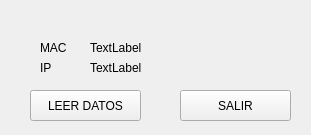
<?xml version="1.0" encoding="UTF-8"?>
<ui version="4.0">
 <class>MainWindow</class>
 <widget class="QMainWindow" name="MainWindow">
  <property name="geometry">
   <rect>
    <x>0</x>
    <y>0</y>
    <width>311</width>
    <height>135</height>
   </rect>
  </property>
  <property name="windowTitle">
   <string>MainWindow</string>
  </property>
  <widget class="QWidget" name="centralwidget">
   <widget class="QPushButton" name="leer">
    <property name="geometry">
     <rect>
      <x>30</x>
      <y>90</y>
      <width>111</width>
      <height>31</height>
     </rect>
    </property>
    <property name="text">
     <string>LEER DATOS</string>
    </property>
   </widget>
   <widget class="QPushButton" name="salir">
    <property name="geometry">
     <rect>
      <x>180</x>
      <y>90</y>
      <width>111</width>
      <height>31</height>
     </rect>
    </property>
    <property name="text">
     <string>SALIR</string>
    </property>
   </widget>
   <widget class="QLabel" name="label">
    <property name="geometry">
     <rect>
      <x>40</x>
      <y>60</y>
      <width>31</width>
      <height>16</height>
     </rect>
    </property>
    <property name="text">
     <string>IP</string>
    </property>
   </widget>
   <widget class="QLabel" name="label_2">
    <property name="geometry">
     <rect>
      <x>40</x>
      <y>40</y>
      <width>31</width>
      <height>16</height>
     </rect>
    </property>
    <property name="text">
     <string>MAC</string>
    </property>
   </widget>
   <widget class="QLabel" name="mac">
    <property name="geometry">
     <rect>
      <x>90</x>
      <y>40</y>
      <width>161</width>
      <height>16</height>
     </rect>
    </property>
    <property name="text">
     <string>TextLabel</string>
    </property>
   </widget>
   <widget class="QLabel" name="ip">
    <property name="geometry">
     <rect>
      <x>90</x>
      <y>60</y>
      <width>171</width>
      <height>16</height>
     </rect>
    </property>
    <property name="text">
     <string>TextLabel</string>
    </property>
   </widget>
  </widget>
 </widget>
 <resources/>
 <connections/>
</ui>
